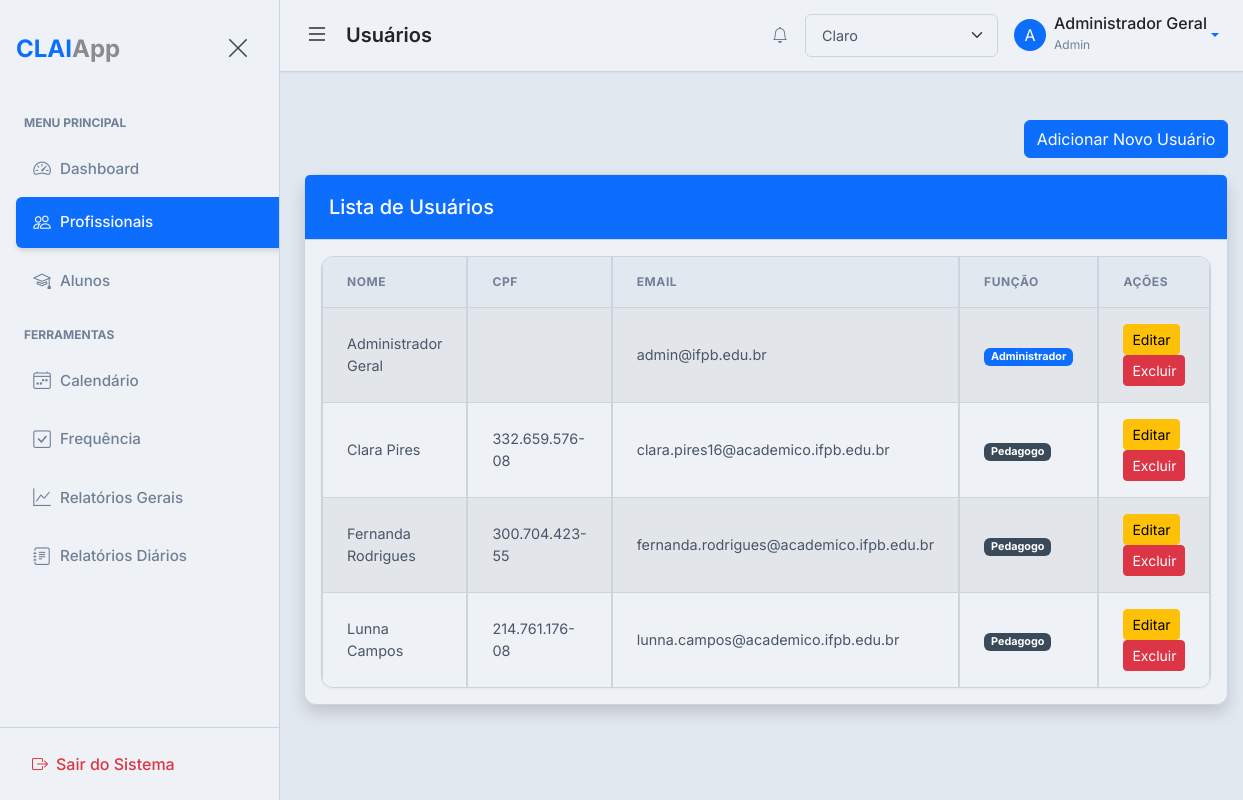
/admin/users (signed in), run on an earlier commit of the app's database.
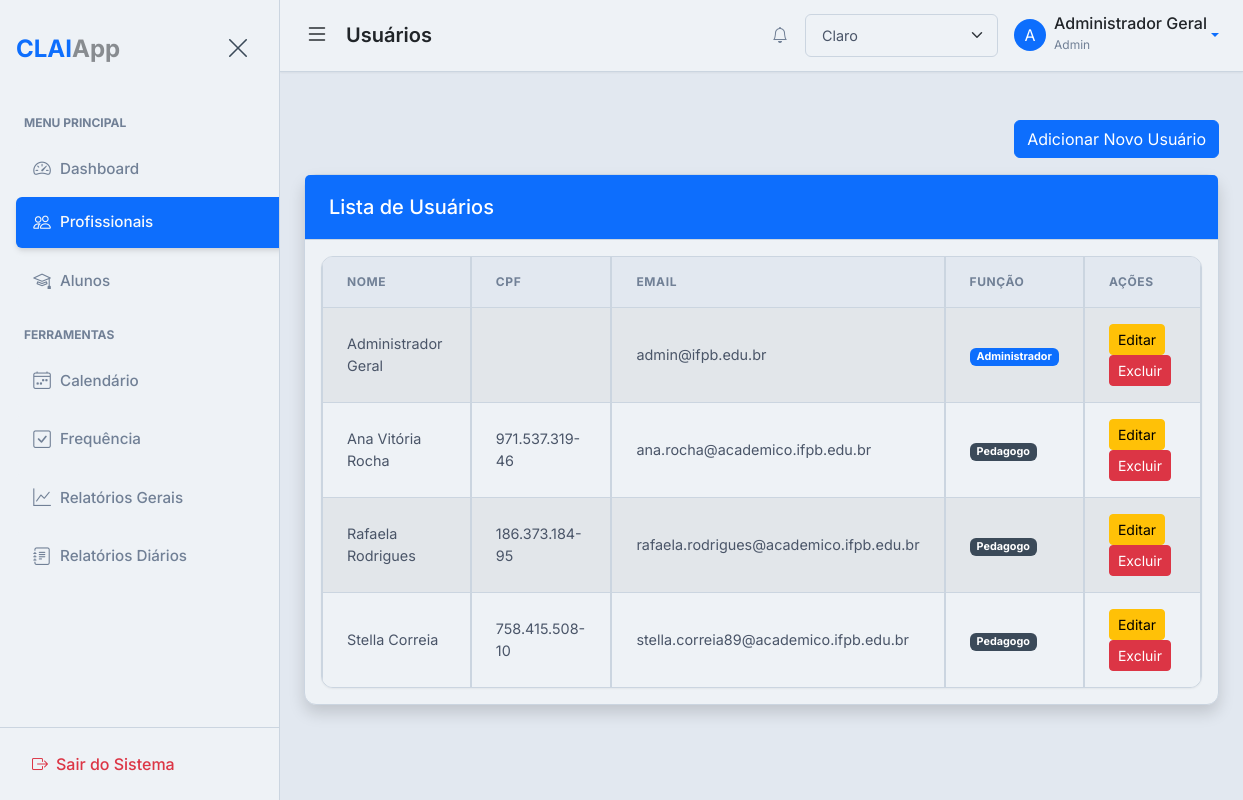
And on a later commit of the database.
### app/models.py (models this page shows, shortened)
class BaseModel(Model):
    class Meta:
        database = db

class User(UserMixin, BaseModel):
    username = CharField(unique=True)
    email = CharField(unique=True)
    password = CharField()
    name = CharField()
    profile_picture = CharField(default='default_profile.png')
    role = CharField(default='pedagogue')
    class Meta:
        table_name = 'users'

### app/routes.py (the view)
@bp.route('/admin/users')
@login_required
@admin_required
def list_users():
    page = request.args.get('page', 1, type=int)
    per_page = Config.PAGINATION_PER_PAGE
    users_query = User.select().order_by(User.name)
    total_users = users_query.count()
    total_pages = (total_users + per_page - 1) // per_page
    users = users_query.paginate(page, per_page)
    paginator = {
        'page': page,
        'total_pages': total_pages,
        'route': 'main.list_users',
        'args': {}
    }
    role_map = {
        'admin': 'Administrador',
        'pedagogue': 'Pedagogo'
    }
    return render_template('users/list_users.html', title='Gerenciar Usuários', users=users, paginator=paginator, role_map=role_map)

### app/routes.py (called while the page is built)
@bp.app_template_filter('format_cpf')
def format_cpf_filter(cpf_raw):
    if not cpf_raw:
        return ""
    cpf = ''.join(filter(str.isdigit, cpf_raw))
    if len(cpf) == 11:
        return f"{cpf[0:3]}.{cpf[3:6]}.{cpf[6:9]}-{cpf[9:11]}"
    return cpf # Return original if not 11 digits

def admin_required(f):
    @wraps(f)
    def decorated_function(*args, **kwargs):
        if not current_user.is_authenticated or current_user.role != 'admin':
            flash('Você não tem permissão para acessar esta página.', 'danger')
            return redirect(url_for('main.dashboard'))
        return f(*args, **kwargs)
    return decorated_function

### app/templates/users/list_users.html (shortened to what this page needs)
{% extends "base.html" %}
{% block page_heading %}Usuários{% endblock %}
{% block content %}
<div class="row my-4">
    <div class="col-md-12">
        <div class="d-flex justify-content-end mb-3">
            <a href="{{ url_for('main.add_user') }}" class="btn btn-primary">Adicionar Novo Usuário</a>
        </div>
        <div class="card shadow mb-4">
            <div class="card-header bg-primary text-white">
                <h5 class="mb-0">Lista de Usuários</h5>
            </div>
            <div class="card-body">
                <div class="table-responsive">
                    <table class="table table-striped table-bordered">
                        <thead>
                            <tr>
                                <th scope="col">Nome</th>
                                <th scope="col">CPF</th>
                                <th scope="col">Email</th>
                                <th scope="col">Função</th>
                                <th scope="col">Ações</th>
                            </tr>
                        </thead>
                        <tbody>
                            {% for user in users %}
                            <tr>
                                <td>{{ user.name }}</td>
                                <td>{{ user.username | format_cpf }}</td>
                                <td>{{ user.email }}</td>
                                <td>
                                    <span class="badge bg-{{ 'primary' if user.role == 'admin' else 'secondary' }}">
                                        {{ role_map.get(user.role, user.role) }}
                                    </span>
                                </td>
                                <td>
                                    <a href="{{ url_for('main.edit_user', user_id=user.id) }}" class="btn btn-warning btn-sm">Editar</a>
                                    <form action="{{ url_for('main.delete_user', user_id=user.id) }}" method="POST" style="display:inline;">
                                        <button type="submit" class="btn btn-danger btn-sm" onclick="return confirm('Tem certeza que deseja excluir este usuário?')">Excluir</button>
                                    </form>
                                </td>
                            </tr>
                            {% else %}
                            <tr>
                                <td colspan="5">Nenhum usuário cadastrado.</td>
                            </tr>
                            {% endfor %}
                        </tbody>
                    </table>
                </div>
            </div>
        </div>
    </div>
</div>
{% endblock %}

### app/templates/base.html (shortened to what the changed rows need)
{% from "macros/pagination_macros.html" import render_pagination %}
<!DOCTYPE html>
<html lang="pt-br" data-bs-theme="light"{% block html_attribs %}{% endblock %}>
<head>
    <link href="https://cdn.jsdelivr.net/npm/bootstrap@5.3.8/dist/css/bootstrap.min.css" rel="stylesheet"
>
    <link rel="stylesheet" href="https://cdn.jsdelivr.net/npm/bootstrap-icons@1.11.1/font/bootstrap-icons.css">
    <link href='https://cdn.jsdelivr.net/npm/fullcalendar@6.1.19/main.min.css' rel='stylesheet' />
    <link rel="stylesheet" href="https://cdnjs.cloudflare.com/ajax/libs/font-awesome/6.5.1/css/all.min.css" />
    <link rel="stylesheet" href="{{ url_for('static', filename='css/style.css') }}">
    <link rel="stylesheet" href="{{ url_for('static', filename='css/print.css') }}" media="print">
    <link rel="stylesheet" href="https://cdn.jsdelivr.net/npm/pace-js@latest/pace-theme-default.min.css">
    <link rel="stylesheet" href="https://cdnjs.cloudflare.com/ajax/libs/animate.css/4.1.1/animate.min.css"/>
</head>
<body class="d-flex" id="wrapper"{% block body_attribs %}{% endblock %}>
    {% block body %}
    <div id="page-content-wrapper">
        <nav class="navbar navbar-expand-lg main-navbar px-4">
            <div class="d-flex align-items-center w-100">
                <h1 class="h5 m-0 fw-semibold text-body">{% block page_heading %}Visão Geral{% endblock %}</h1>
                <div class="ms-auto d-flex align-items-center gap-3">
                    <div class="dropdown">
                        <a class="d-flex align-items-center text-decoration-none dropdown-toggle" href="#" role="button"
                            data-bs-toggle="dropdown" aria-expanded="false">
                            <div class="avatar bg-primary text-white rounded-circle d-flex align-items-center justify-content-center me-2"
                                style="width: 32px; height: 32px;">
                                {% if current_user.is_authenticated %}
                                {{ current_user.name[0] | upper }}
                                {% else %}
                                <i class="bi bi-person"></i>
                                {% endif %}
                            </div>
                            <div class="d-none d-md-block">
                                {% if current_user.is_authenticated %}
                                <span class="fw-medium text-body d-block" style="line-height: 1;">{{
                                    current_user.name }}</span>
                                <small class="text-muted" style="font-size: 0.75rem;">{{ current_user.role |
                                    capitalize }}</small>
                                {% else %}
                                <span class="fw-medium text-body d-block" style="line-height: 1;">Convidado</span>
                                <small class="text-muted" style="font-size: 0.75rem;">Não Autenticado</small>
                                {% endif %}
                            </div>
                        </a>
                    </div>
                </div>
            </div>
        </nav>
        <main class="container-fluid px-4 py-4 animate__animated animate__fadeIn">
            {% block content %}{% endblock %}
        </main>
    </div>
    {% endblock %}
</body>
</html>

What changed in the data, as far as the page shows it:
changed User: name "Lunna Campos" → "Ana Vitória Rocha"; username "214.761.176-08" → "971.537.319-46"; email "lunna.campos@academico.ifpb.edu.br" → "ana.rocha@academico.ifpb.edu.br"; moves up the list
changed User: name "Clara Pires" → "Rafaela Rodrigues"; username "332.659.576-08" → "186.373.184-95"; email "clara.pires16@academico.ifpb.edu.br" → "rafaela.rodrigues@academico.ifpb.edu.br"
changed User: name "Fernanda Rodrigues" → "Stella Correia"; username "300.704.423-55" → "758.415.508-10"; email "fernanda.rodrigues@academico.ifpb.edu.br" → "stella.correia89@academico.ifpb.edu.br"
